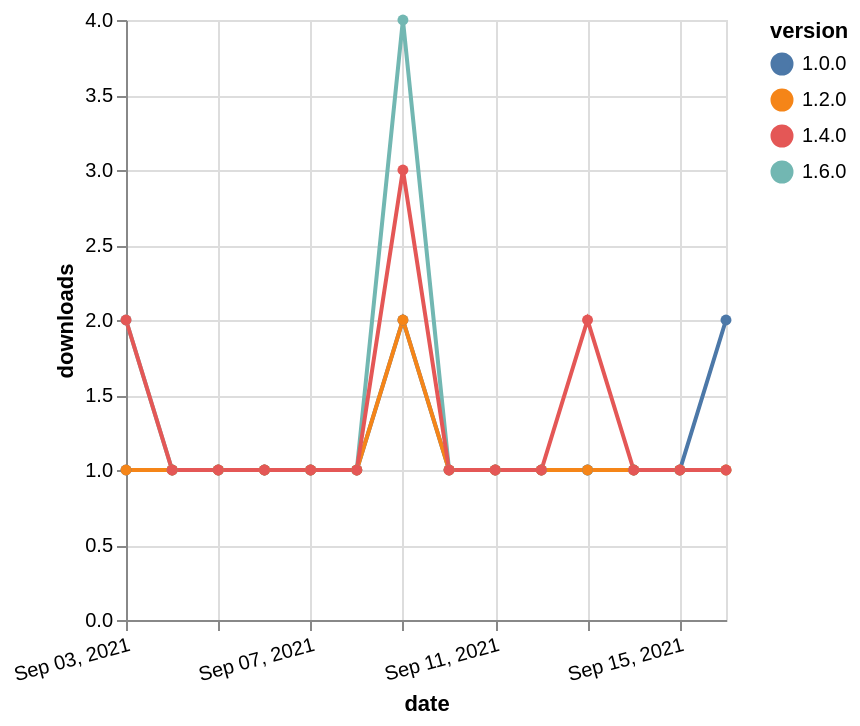

This figure's Vega-Lite source:
### Vega-Lite specification from a JSON file in a GitHub repository (floating-point values rounded to 4 significant figures)
{"$schema": "https://vega.github.io/schema/vega-lite/v5.json", "description": "A simple bar chart with embedded data.", "data": {"values": [{"date": "2021-09-03", "total": 114, "delta": 2, "version": "1.6.0"}, {"date": "2021-09-04", "total": 115, "delta": 1, "version": "1.6.0"}, {"date": "2021-09-05", "total": 116, "delta": 1, "version": "1.6.0"}, {"date": "2021-09-06", "total": 117, "delta": 1, "version": "1.6.0"}, {"date": "2021-09-07", "total": 118, "delta": 1, "version": "1.6.0"}, {"date": "2021-09-08", "total": 119, "delta": 1, "version": "1.6.0"}, {"date": "2021-09-09", "total": 123, "delta": 4, "version": "1.6.0"}, {"date": "2021-09-10", "total": 124, "delta": 1, "version": "1.6.0"}, {"date": "2021-09-11", "total": 125, "delta": 1, "version": "1.6.0"}, {"date": "2021-09-12", "total": 126, "delta": 1, "version": "1.6.0"}, {"date": "2021-09-13", "total": 127, "delta": 1, "version": "1.6.0"}, {"date": "2021-09-14", "total": 128, "delta": 1, "version": "1.6.0"}, {"date": "2021-09-15", "total": 129, "delta": 1, "version": "1.6.0"}, {"date": "2021-09-16", "total": 130, "delta": 1, "version": "1.6.0"}, {"date": "2021-09-03", "total": 188, "delta": 1, "version": "1.0.0"}, {"date": "2021-09-04", "total": 189, "delta": 1, "version": "1.0.0"}, {"date": "2021-09-05", "total": 190, "delta": 1, "version": "1.0.0"}, {"date": "2021-09-06", "total": 191, "delta": 1, "version": "1.0.0"}, {"date": "2021-09-07", "total": 192, "delta": 1, "version": "1.0.0"}, {"date": "2021-09-08", "total": 193, "delta": 1, "version": "1.0.0"}, {"date": "2021-09-09", "total": 195, "delta": 2, "version": "1.0.0"}, {"date": "2021-09-10", "total": 196, "delta": 1, "version": "1.0.0"}, {"date": "2021-09-11", "total": 197, "delta": 1, "version": "1.0.0"}, {"date": "2021-09-12", "total": 198, "delta": 1, "version": "1.0.0"}, {"date": "2021-09-13", "total": 199, "delta": 1, "version": "1.0.0"}, {"date": "2021-09-14", "total": 200, "delta": 1, "version": "1.0.0"}, {"date": "2021-09-15", "total": 201, "delta": 1, "version": "1.0.0"}, {"date": "2021-09-16", "total": 203, "delta": 2, "version": "1.0.0"}, {"date": "2021-09-03", "total": 167, "delta": 1, "version": "1.2.0"}, {"date": "2021-09-04", "total": 168, "delta": 1, "version": "1.2.0"}, {"date": "2021-09-05", "total": 169, "delta": 1, "version": "1.2.0"}, {"date": "2021-09-06", "total": 170, "delta": 1, "version": "1.2.0"}, {"date": "2021-09-07", "total": 171, "delta": 1, "version": "1.2.0"}, {"date": "2021-09-08", "total": 172, "delta": 1, "version": "1.2.0"}, {"date": "2021-09-09", "total": 174, "delta": 2, "version": "1.2.0"}, {"date": "2021-09-10", "total": 175, "delta": 1, "version": "1.2.0"}, {"date": "2021-09-11", "total": 176, "delta": 1, "version": "1.2.0"}, {"date": "2021-09-12", "total": 177, "delta": 1, "version": "1.2.0"}, {"date": "2021-09-13", "total": 178, "delta": 1, "version": "1.2.0"}, {"date": "2021-09-14", "total": 179, "delta": 1, "version": "1.2.0"}, {"date": "2021-09-15", "total": 180, "delta": 1, "version": "1.2.0"}, {"date": "2021-09-16", "total": 181, "delta": 1, "version": "1.2.0"}, {"date": "2021-09-03", "total": 186, "delta": 2, "version": "1.4.0"}, {"date": "2021-09-04", "total": 187, "delta": 1, "version": "1.4.0"}, {"date": "2021-09-05", "total": 188, "delta": 1, "version": "1.4.0"}, {"date": "2021-09-06", "total": 189, "delta": 1, "version": "1.4.0"}, {"date": "2021-09-07", "total": 190, "delta": 1, "version": "1.4.0"}, {"date": "2021-09-08", "total": 191, "delta": 1, "version": "1.4.0"}, {"date": "2021-09-09", "total": 194, "delta": 3, "version": "1.4.0"}, {"date": "2021-09-10", "total": 195, "delta": 1, "version": "1.4.0"}, {"date": "2021-09-11", "total": 196, "delta": 1, "version": "1.4.0"}, {"date": "2021-09-12", "total": 197, "delta": 1, "version": "1.4.0"}, {"date": "2021-09-13", "total": 199, "delta": 2, "version": "1.4.0"}, {"date": "2021-09-14", "total": 200, "delta": 1, "version": "1.4.0"}, {"date": "2021-09-15", "total": 201, "delta": 1, "version": "1.4.0"}, {"date": "2021-09-16", "total": 202, "delta": 1, "version": "1.4.0"}]}, "width": "container", "mark": {"type": "line", "point": {"filled": true}}, "encoding": {"x": {"field": "date", "type": "temporal", "timeUnit": "yearmonthdate", "title": "date", "axis": {"labelAngle": -15}}, "y": {"field": "delta", "type": "quantitative", "title": "downloads"}, "color": {"field": "version", "type": "nominal"}, "tooltip": {"field": "delta"}}}
